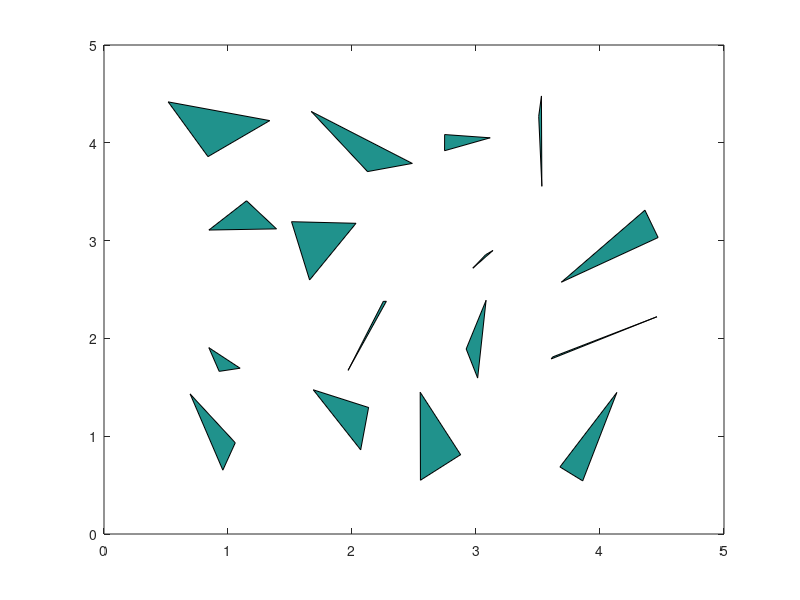

Recreate this plot in MATLAB. (Note: this script raises an error after producing the figure.)
% script_test_voronoi_planning_interface
% test script of planning along voronoi diagram edges via a wrapper function that encompases the
% medial axis planning stack
clear; close all; clc

%% declair dependencies
addpath(strcat(pwd,'\..\..\PathPlanning_PathTools_PathClassLibrary\Functions'));
addpath(strcat(pwd,'\..\..\PathPlanning_MapTools_MapGenClassLibrary\Functions'));
addpath(strcat(pwd,'\..\..\Errata_Tutorials_DebugTools\Functions'));

%% polytopes for testing
n_polys = 16; % number of polytopes
polytope_vertices = cell(1,n_polys); % initialize empty cell array
rng(10); % set rng seed for determinism
% random integer for num. verts of each poly, currently set between 3 and 3 to make triangles
num_verts = randi([3 3],n_polys);
poly_scale = ones(1,n_polys); % vector to scale size of polytopes if desired, currently set to 1
figure; hold on; box on;
for poly = 1:n_polys
    verts = rand(num_verts(poly),2); % create random nx2 matrix of vertices
    verts = verts - 0.5; % center random verts at 0
    verts = verts*poly_scale(poly); % scale size of polytopes
    [x_shift, y_shift] = ind2sub([4, 4], poly); % shift polytope to position in 4x4 obs. field
    verts = verts + [x_shift*ones(num_verts(poly),1) y_shift*ones(num_verts(poly),1)]; % shift vertices based on position in matrix
    fill(verts(:,1),verts(:,2),poly_scale(poly));
    polytope_vertices{poly} = verts;
end

%% other inputs for testing
start = [0.5 0.5];
finish = [4.5 4.5];
boundary_verts = [0.25 0.25;...
                  0.25 4.75;...
                  4.75 4.75;...
                  4.75 0.25;...
                  ];
min_corridor_width = 0;

length_cost_weight = 1;

%% wrapper function called here
[route, route_length, route_choke] = fcn_MedialAxis_plannerWrapper(polytope_vertices, start, finish, boundary_verts, min_corridor_width, length_cost_weight);
%% plot result
figure(1);
plot(route(:,1), route(:,2), '-k','LineWidth',2.5)
xlabel('x [m]')
ylabel('y [m]')
title(sprintf('path length: %.2f [m]\n narrowest corridor: %.2f [m]',route_length, route_choke));

replan_point = [2, 2.5];
[new_route,~ ,~] = fcn_MedialAxis_replanWrapper(replan_point, finish, min_corridor_width, length_cost_weight);
plot(replan_point(1), replan_point(2), 'dm','MarkerFaceColor','m','MarkerSize',6)
plot(new_route(:,1), new_route(:,2), '--g','LineWidth',2.5)
